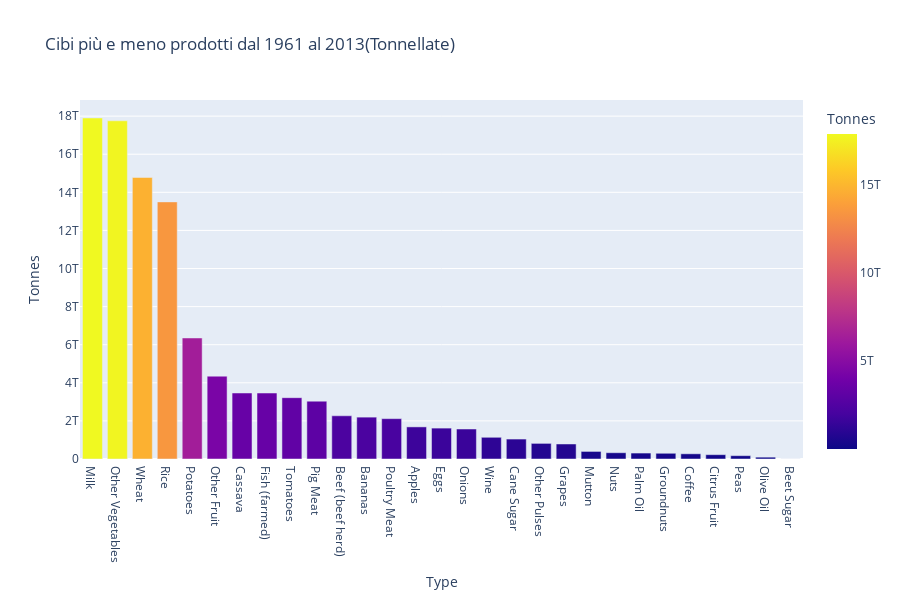

Notebook cell for this chart:
### Markdown cell above
# Cibi piu' e meno prodotti dal 1961 al 2013
#### Vedremo quali sono stati i cibi più prodotti e quali meno.

### Code cell
columns_interested = ["Item", "Element", "Area", "Prod. 1961 - 2013", "Type"]
Food_feed_df = prodotti_tracciati_df[columns_interested]
Food_feed_df = Food_feed_df[Food_feed_df["Element"] == "Food"]
Food_feed_df = Food_feed_df.sort_values(by=["Prod. 1961 - 2013"], ascending=False).reset_index().drop(columns=["index"]).drop_duplicates().reset_index().drop(columns=["index"])
Food_feed_df["Tonnes"] = Food_feed_df["Prod. 1961 - 2013"] * 1000
temp_df = Food_feed_df.groupby("Type").sum(numeric_only=True).sort_values(by="Tonnes", ascending=False)

# prodotti_tracciati_df["Tonnes"] = prodotti_tracciati_df["Prod. 1961 - 2013"] * 1000
# Food_items["Tonnes"] = prodotti_tracciati_df["Tonnes"]

fig = px.bar(
     temp_df,
     x=temp_df.index,
     y="Tonnes",
     color="Tonnes",
     title='Cibi più e meno prodotti dal 1961 al 2013(Tonnellate)',
     height=600
)

fig.show()

### Figure 1 — Plotly figure (JSON) as saved in the notebook; plotly's stock layout.template omitted (floating-point values rounded to 4 significant figures)
{"data": [{"alignmentgroup": "True", "hovertemplate": "Type=%{x}<br>Tonnes=%{marker.color}<extra></extra>", "legendgroup": "", "marker": {"color": [17904347000000, 17755357000000, 14780040000000, 13498424000000, 6353554000000, 4348591000000, 3465370000000, 3463336000000, 3219400000000, 3037100000000, 2268633000000, 2198028000000, 2118056000000, 1685738000000, 1622053000000, 1574190000000, 1139982000000, 1047375000000, 819820000000, 788599000000, 397627000000, 329054000000, 311984000000, 300036000000, 272799000000, 226660000000, 174386000000, 96287000000, 1894000000], "coloraxis": "coloraxis", "pattern": {"shape": ""}}, "name": "", "offsetgroup": "", "orientation": "v", "showlegend": false, "textposition": "auto", "type": "bar", "x": ["Milk", "Other Vegetables", "Wheat", "Rice", "Potatoes", "Other Fruit", "Cassava", "Fish (farmed)", "Tomatoes", "Pig Meat", "Beef (beef herd)", "Bananas", "Poultry Meat", "Apples", "Eggs", "Onions", "Wine", "Cane Sugar", "Other Pulses", "Grapes", "Mutton", "Nuts", "Palm Oil", "Groundnuts", "Coffee", "Citrus Fruit", "Peas", "Olive Oil", "Beet Sugar"], "xaxis": "x", "y": [17904347000000, 17755357000000, 14780040000000, 13498424000000, 6353554000000, 4348591000000, 3465370000000, 3463336000000, 3219400000000, 3037100000000, 2268633000000, 2198028000000, 2118056000000, 1685738000000, 1622053000000, 1574190000000, 1139982000000, 1047375000000, 819820000000, 788599000000, 397627000000, 329054000000, 311984000000, 300036000000, 272799000000, 226660000000, 174386000000, 96287000000, 1894000000], "yaxis": "y"}], "layout": {"barmode": "relative", "coloraxis": {"colorbar": {"title": {"text": "Tonnes"}}, "colorscale": [[0, "#0d0887"], [0.1111, "#46039f"], [0.2222, "#7201a8"], [0.3333, "#9c179e"], [0.4444, "#bd3786"], [0.5556, "#d8576b"], [0.6667, "#ed7953"], [0.7778, "#fb9f3a"], [0.8889, "#fdca26"], [1, "#f0f921"]]}, "height": 600, "legend": {"tracegroupgap": 0}, "title": {"text": "Cibi più e meno prodotti dal 1961 al 2013(Tonnellate)"}, "xaxis": {"anchor": "y", "domain": [0, 1], "title": {"text": "Type"}}, "yaxis": {"anchor": "x", "domain": [0, 1], "title": {"text": "Tonnes"}}}}
